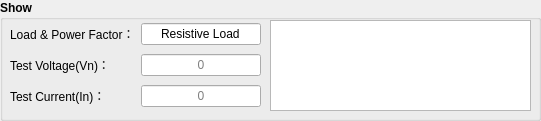
    <widget class="QGroupBox" name="groupBox">
     <property name="geometry">
      <rect>
       <x>70</x>
       <y>460</y>
       <width>541</width>
       <height>121</height>
      </rect>
     </property>
     <property name="font">
      <font>
       <weight>75</weight>
       <bold>true</bold>
      </font>
     </property>
     <property name="styleSheet">
      <string notr="true">
#groupBox_login * {background-color: rgb();}</string>
     </property>
     <property name="title">
      <string>Show</string>
     </property>
     <widget class="QTextEdit" name="textEdit">
      <property name="geometry">
       <rect>
        <x>270</x>
        <y>20</y>
        <width>261</width>
        <height>91</height>
       </rect>
      </property>
      <property name="focusPolicy">
       <enum>Qt::NoFocus</enum>
      </property>
      <property name="contextMenuPolicy">
       <enum>Qt::NoContextMenu</enum>
      </property>
      <property name="acceptDrops">
       <bool>false</bool>
      </property>
      <property name="acceptRichText">
       <bool>false</bool>
      </property>
      <property name="textInteractionFlags">
       <set>Qt::TextSelectableByKeyboard|Qt::TextSelectableByMouse</set>
      </property>
     </widget>
     <widget class="QWidget" name="gridLayoutWidget_2">
      <property name="geometry">
       <rect>
        <x>10</x>
        <y>20</y>
        <width>251</width>
        <height>91</height>
       </rect>
      </property>
      <layout class="QGridLayout" name="gridLayout_10">
       <item row="0" column="0">
        <widget class="QLabel" name="label_tempRn">
         <property name="styleSheet">
          <string notr="true"/>
         </property>
         <property name="text">
          <string>Load &amp; Power Factor：</string>
         </property>
         <property name="alignment">
          <set>Qt::AlignLeading|Qt::AlignLeft|Qt::AlignVCenter</set>
         </property>
        </widget>
       </item>
       <item row="1" column="0">
        <widget class="QLabel" name="label_tempVn_t">
         <property name="toolTip">
          <string>V</string>
         </property>
         <property name="styleSheet">
          <string notr="true"/>
         </property>
         <property name="text">
          <string>Test Voltage(Vn)：</string>
         </property>
         <property name="alignment">
          <set>Qt::AlignLeading|Qt::AlignLeft|Qt::AlignVCenter</set>
         </property>
        </widget>
       </item>
       <item row="2" column="0">
        <widget class="QLabel" name="label_tempIn_t">
         <property name="toolTip">
          <string>A</string>
         </property>
         <property name="styleSheet">
          <string notr="true"/>
         </property>
         <property name="text">
          <string>Test Current(In)：</string>
         </property>
         <property name="alignment">
          <set>Qt::AlignLeading|Qt::AlignLeft|Qt::AlignVCenter</set>
         </property>
        </widget>
       </item>
       <item row="0" column="1">
        <widget class="QLineEdit" name="lineEdit_tempRn">
         <property name="focusPolicy">
          <enum>Qt::NoFocus</enum>
         </property>
         <property name="text">
          <string>Resistive Load</string>
         </property>
         <property name="echoMode">
          <enum>QLineEdit::Normal</enum>
         </property>
         <property name="alignment">
          <set>Qt::AlignCenter</set>
         </property>
         <property name="readOnly">
          <bool>true</bool>
         </property>
        </widget>
       </item>
       <item row="1" column="1">
        <widget class="QLineEdit" name="lineEdit_tempVn_t">
         <property name="focusPolicy">
          <enum>Qt::ClickFocus</enum>
         </property>
         <property name="text">
          <string/>
         </property>
         <property name="alignment">
          <set>Qt::AlignCenter</set>
         </property>
         <property name="readOnly">
          <bool>false</bool>
         </property>
         <property name="placeholderText">
          <string>0</string>
         </property>
        </widget>
       </item>
       <item row="2" column="1">
        <widget class="QLineEdit" name="lineEdit_tempIn_t">
         <property name="focusPolicy">
          <enum>Qt::ClickFocus</enum>
         </property>
         <property name="alignment">
          <set>Qt::AlignCenter</set>
         </property>
         <property name="readOnly">
          <bool>false</bool>
         </property>
         <property name="placeholderText">
          <string>0</string>
         </property>
        </widget>
       </item>
      </layout>
     </widget>
    </widget>
